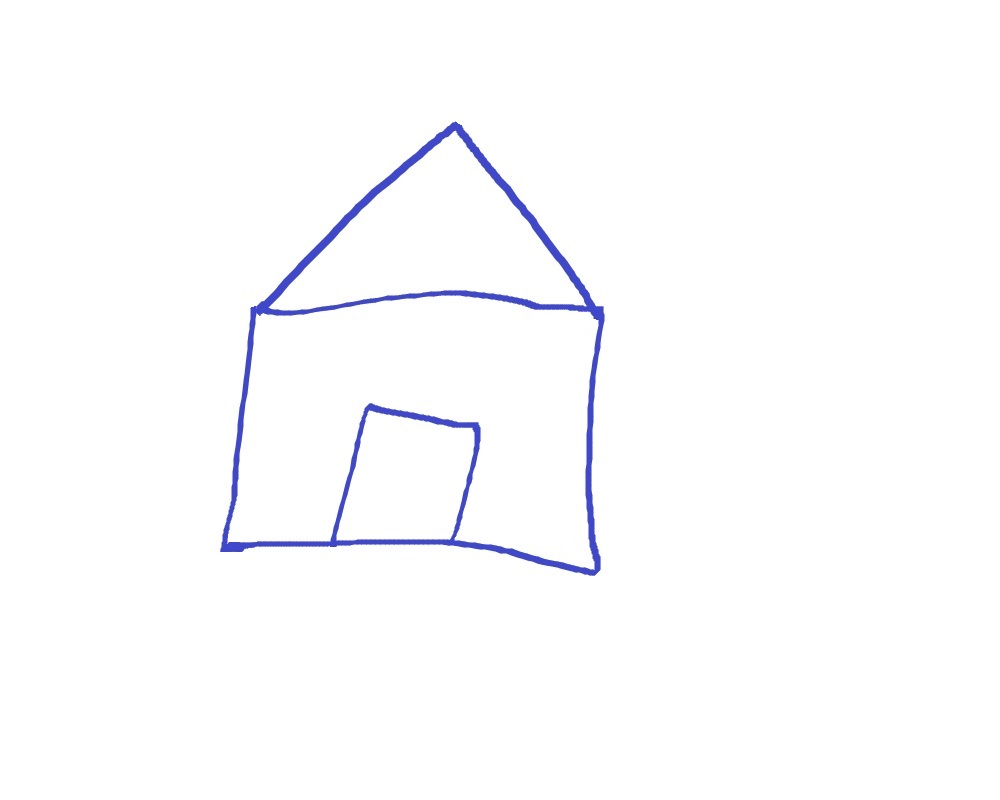
#> input picture images/house.jpg, 1000 x 800 px
$ python Program22ApproximatingConroursAndFindingConcexHull1.py   (older library calls are emulated)
#> lines starting #> are read from the running program, lines starting #| are printed output that depends on the picture; after the words box and inside, x2 and y2 are one past the last pixel; in counts of white or black regions, pixels touching at a corner belong together
import numpy as np
import cv2

#load image and keep copy
image = cv2.imread('images/house.jpg')
#> image is the input picture: shape (800, 1000, 3); mean B, G, R 253.8, 252.1, 251.9
orig_image = image.copy()
cv2.imshow('Original image',orig_image)
cv2.waitKey()

#grayscale and binarize
gray = cv2.cvtColor(image,cv2.COLOR_BGR2GRAY)
ret, thresh = cv2.threshold(gray,127,255,cv2.THRESH_BINARY_INV)
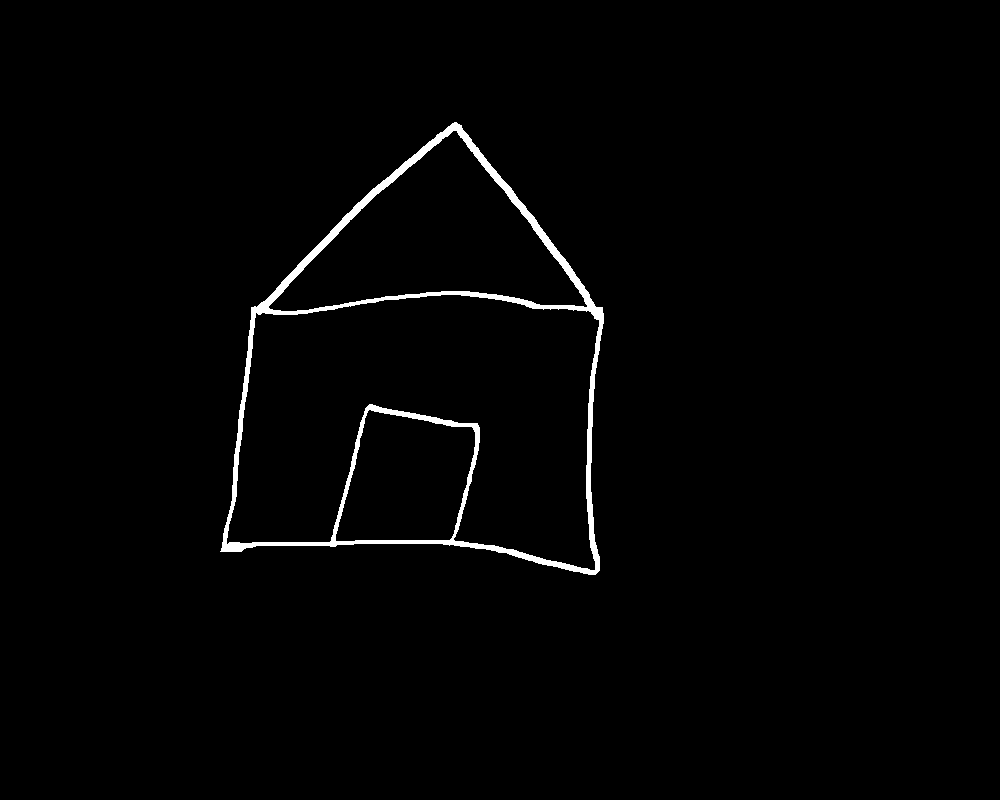
#> thresh: shape (800, 1000); 1.4% white; 1 white region

#find contours
ret, contours, hierarchy = cv2.findContours(thresh.copy(),cv2.RETR_LIST,cv2.CHAIN_APPROX_NONE)
#> contours = 4 contours; box (x1, y1, x2, y2) and area: (220, 122, 604, 575) 119856, (226, 294, 600, 571) 68692, (268, 130, 588, 312) 27820, (335, 409, 476, 542) 14092

#Iterate through eACH contour and compute the bounding rectanngle
for c in contours:
    x,y,w,h = cv2.boundingRect(c)
    cv2.rectangle(orig_image,(x,y),(w+w,y+h),(0,0,255),2)
    cv2.imshow('Bounding Rectangle',orig_image)
#> this loop made 4 passes
#> (x, y, w, h) on passes 1 to 4: (335, 409, 141, 133), (226, 294, 374, 277), (268, 130, 320, 182), (220, 122, 384, 453)
#> pass 1, `cv2.imshow('Bounding Rectangle',orig_image)`:
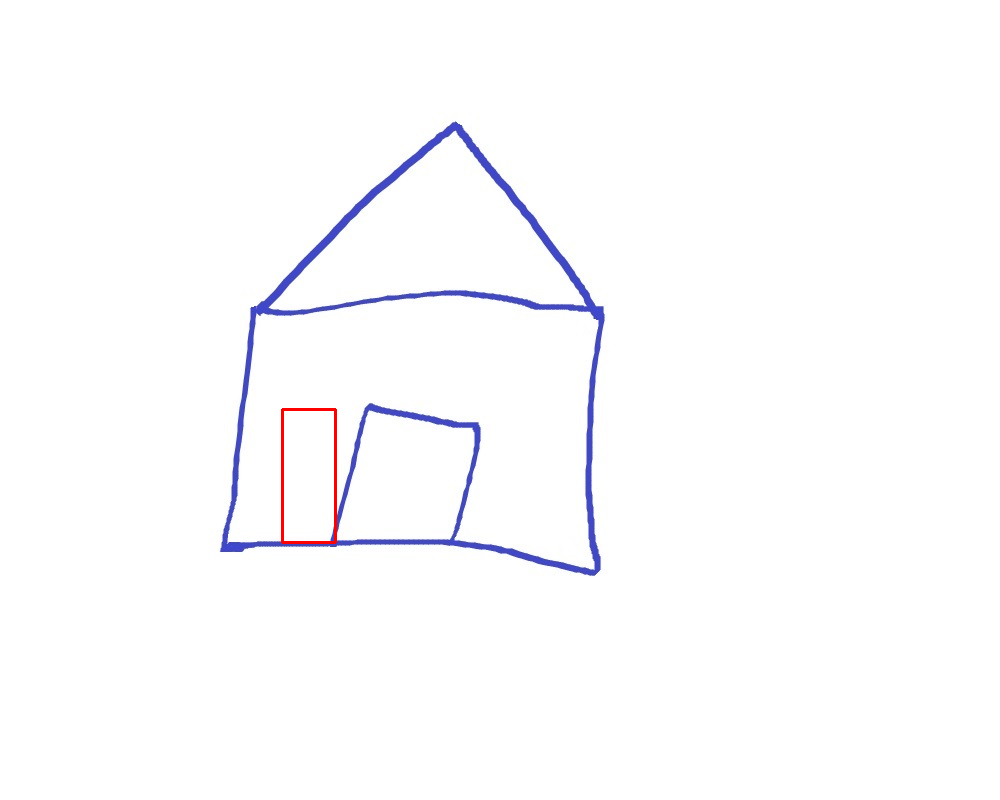
#> window 'Bounding Rectangle': shape (800, 1000, 3); mean B, G, R 253.5, 251.8, 252
#> after the loop:
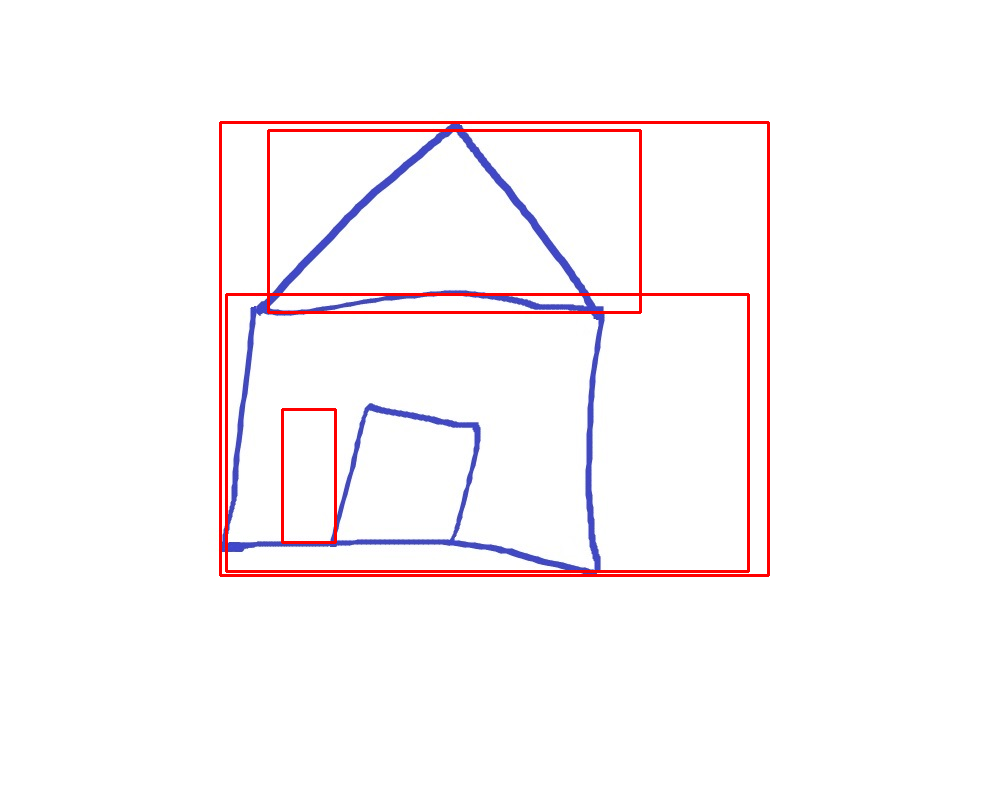
#> orig_image: shape (800, 1000, 3); 1.9% of pixels changed, all inside (x1, y1, x2, y2) = (219, 121, 770, 577)

cv2.waitKey()

#cv2.approxPolyDP(contour,ApproximationAccuracy,Closed)
#contour = is the individual contour we wish to approximate
#Approximation Acccuracy = important parameter is determing the accuracy of the approximation.
# Small values give precise-approximations, large values give more generic approximation .
# A good rule of thumb is les than 5% of the contour perimeter
#Closed = a boolean value that states whether the approximate contour should be open or closed


#Iterate through each contour and compute the approx xontour
for c in contours:
    #Calculate accuacy as a percent of the contour perimeter
    #less accuracy more accurate
    accuaracy = 0.03 * cv2.arcLength(c,True)
    approx = cv2.approxPolyDP(c,accuaracy,True)
    cv2.drawContours(image,[approx],0,(0,255,0),2)
    cv2.imshow('Approx Poly DP',image)
#> this loop made 4 passes
#> (accuaracy, approx) on passes 1, 3: (14.86, [[369, 409], [473, 428], [449, 540], [335, 540]]), (25, [[587, 305], [268, 307], [453, 130]])
#> accuaracy on passes 2, 4: 45.94, 43.95
#> pass 1, `cv2.imshow('Approx Poly DP',image)`:
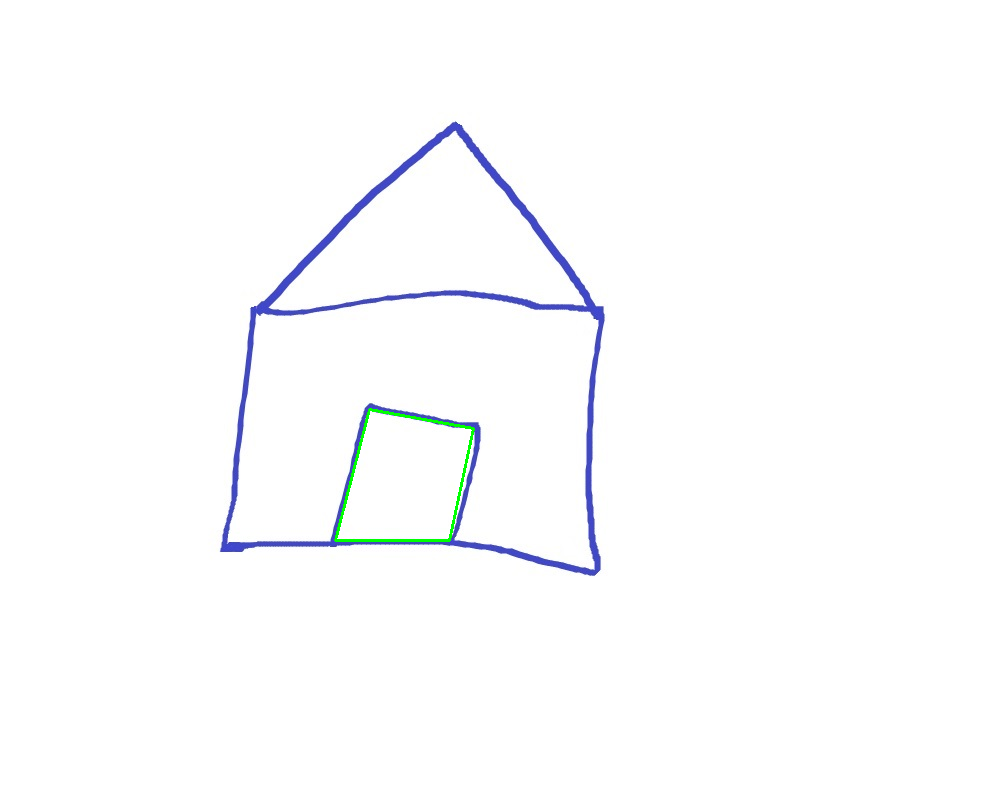
#> window 'Approx Poly DP': shape (800, 1000, 3); mean B, G, R 253.5, 252.2, 251.7
#> after the loop:
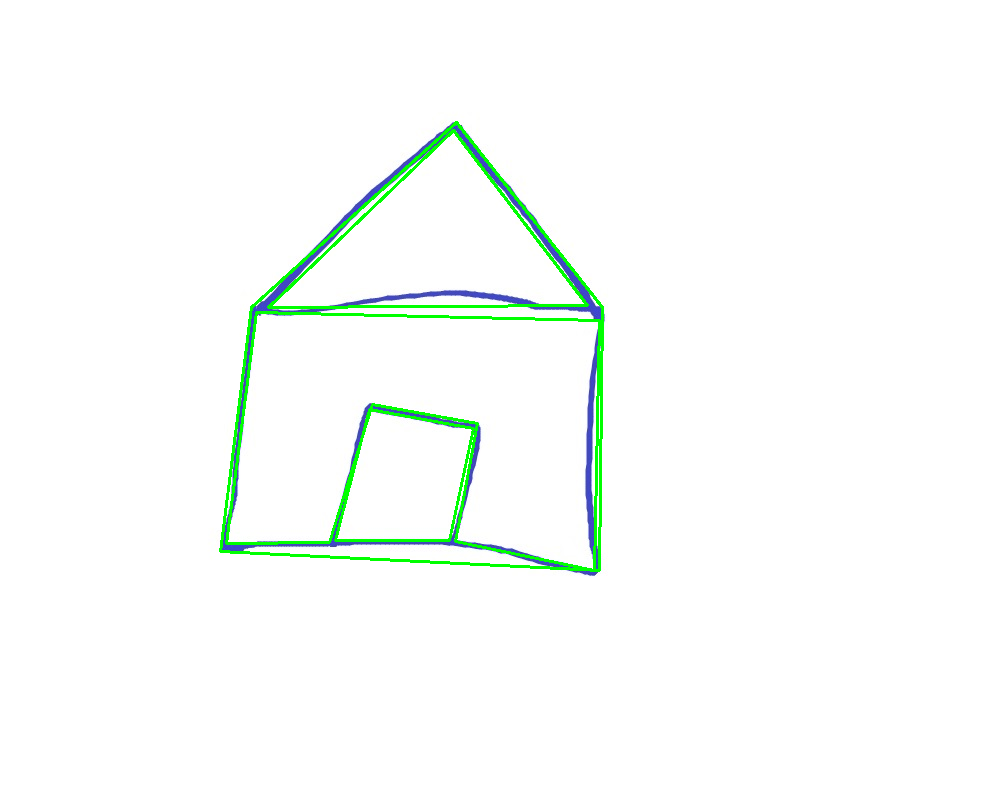
#> image: shape (800, 1000, 3); 1.52% of pixels changed, all inside (x1, y1, x2, y2) = (219, 121, 604, 572)

cv2.waitKey()
cv2.destroyAllWindows()

$ run again, with images/4star.jpg copied over images/house.jpg
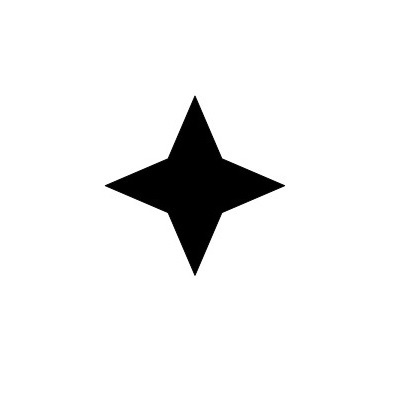
#> input picture images/4star.jpg, 400 x 400 px
#> image is the input picture: shape (400, 400, 3); min 0, max 255, mean 239.2
#> `ret, thresh = cv2.threshold(gray,127,255,cv2.THRESH_BINARY_INV)`:
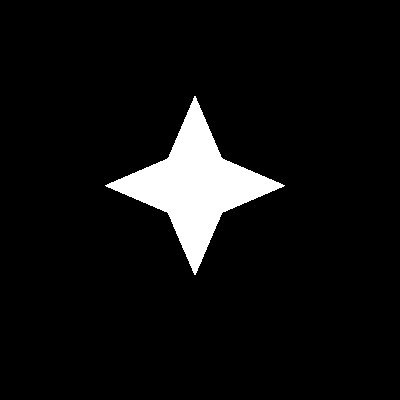
#> thresh: shape (400, 400); 6.2% white; 1 white region
#> contours = 1 contour; box (x1, y1, x2, y2) and area: (105, 96, 285, 275) 9674
#> the loop `for c in contours:` made 1 pass
#> (x, y, w, h) on pass 1: (105, 96, 180, 179)
#> the loop `for c in contours:` made 1 pass
#> accuaracy on pass 1: 17.62
#> pass 1, `cv2.imshow('Approx Poly DP',image)`:
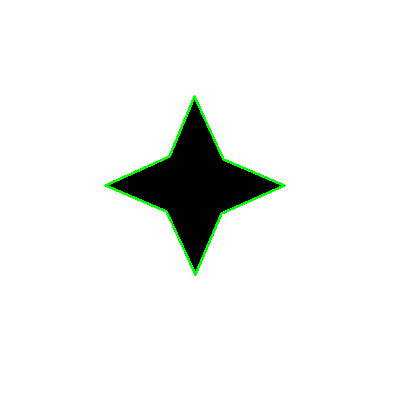
#> window 'Approx Poly DP': shape (400, 400, 3); mean B, G, R 238.4, 240.6, 238.4
